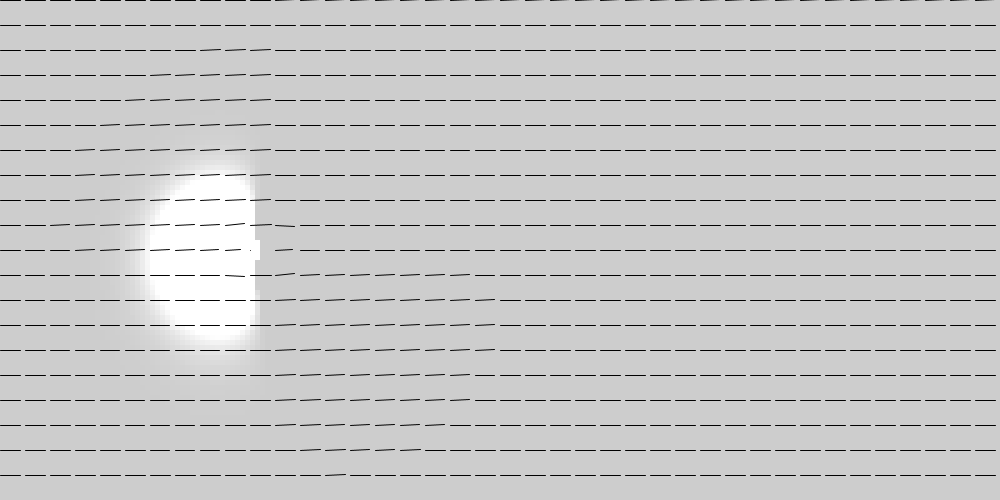
Frame 1 (no input)
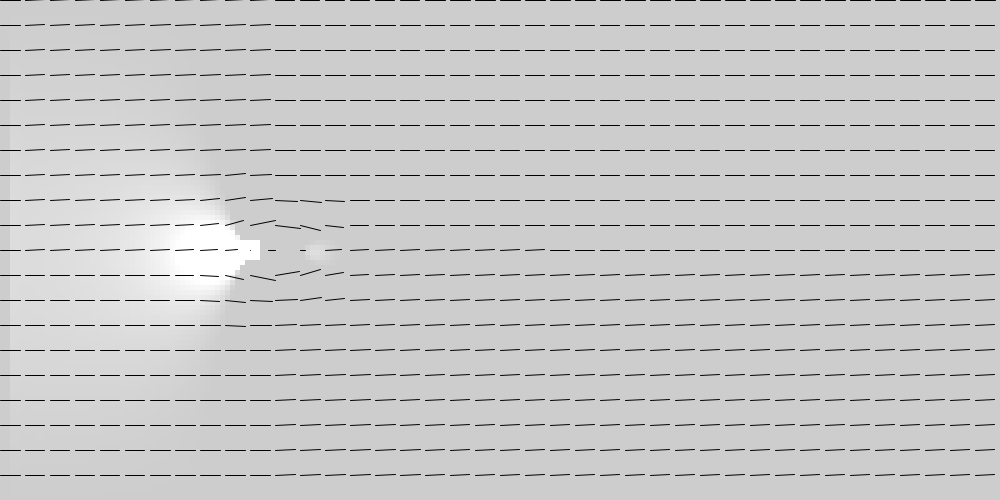
Frame 60 (the mouse pressed at the canvas centre just before this capture)
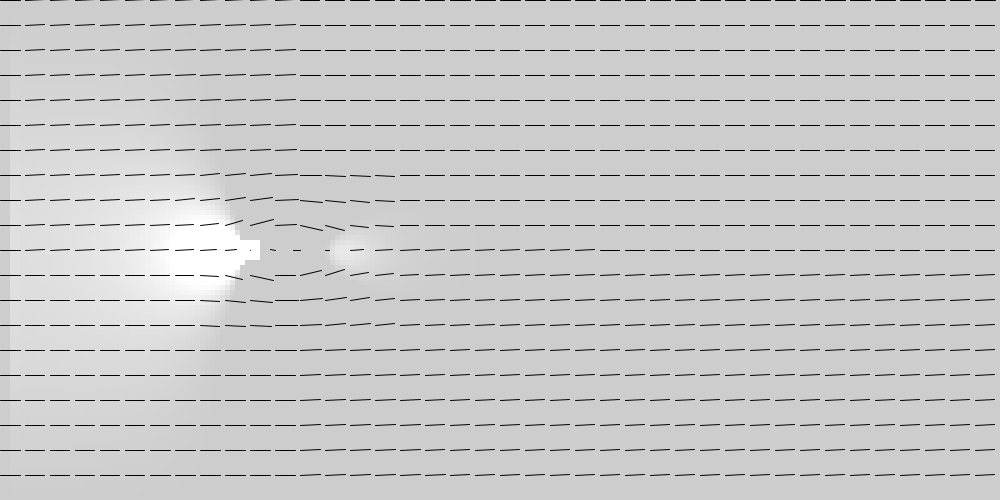
Frame 120 (the mouse held since frame 60 and released just before this capture)

The Processing sketch that drew these frames (run headless with seeded random() and noise(); from frame 60 on, the mouse is pressed at the canvas centre):

// Processing sketch: Karman_Vortex_1_0_2_Vector_Visualize
// ── Karman_Vortex_1_0_2_Vector_Visualize.pde
float pSize = 5;
int iter = 1;
Karman karman;

void setup(){
  size(1000, 500);
  colorMode(HSB, 360, 100, 100);
  karman = new Karman();
  karman.boundaryConditionP();
  karman.boundaryConditionUV();
  noStroke();
}

void draw(){
  background(360);
  for(int i = 0; i < iter; i++){
    karman.poissonEquation();
    karman.velocityEquation();
    karman.boundaryConditionUV();
  }
  karman.show();
}
// ── Karman.pde
//based on this site https://github.com/eduidl/karman-vortex

class Karman{
  float Re = 70.0;//reynolds number
  float cfl = 0.2;//cfl number
  
  //sor parameters
  float omegap = 1.0;
  int maxitp = 100;
  float errorp = 0.0001;
  
  //int bi1 = 96, bi2 = 106, bj1 = 96, bj2 = 106;//box corner
  int bi1, bi2, bj1, bj2;
  
  //set delta
  float dx, dy, dt;
  
  int nx, ny;
  float[][] p_;
  float[][] u_;
  float[][] v_;

  Karman(){
    nx = int(width/pSize);
    ny = int(height/pSize);
    bi1 = nx/4 - ny/50;
    bi2 = nx/4 + ny/50;
    bj1 = ny/2 - ny/50;
    bj2 = ny/2 + ny/50;
    dx = 1.0/(bi2 - bi1);
    dy = 1.0/(bj2 - bj1);
    dt = cfl*min(dx, dy);
    p_ = new float[nx + 2][ny + 2];
    u_ = new float[nx + 2][ny + 2];
    v_ = new float[nx + 2][ny + 2];
    for(int i = 0; i < nx + 2; i++){
      for(int j = 0; j < ny + 2; j++){
        u_[i][j] = 1;
      }
    }
  }
  
  boolean withInSquare(int x, int y){
    return bi1 < x && x < bi2 && bj1 < y && y < bj2;
  }
  
  void boundaryConditionP(){
    //top bottom
    for(int j = 1; j <= ny; j++){
      p_[1][j] = 0.0;
      p_[nx][j] = 0.0;
    }
    
    //right left
    for(int i = 1; i <= nx; i++){
      p_[i][1] = 0.0;
      p_[i][ny] = 0.0;
    }
    
    //box corner
    p_[bi1][bj1] = p_[bi1-1][bj1-1];
    p_[bi1][bj2] = p_[bi1-1][bj2+1];
    p_[bi2][bj1] = p_[bi2+1][bj1-1];
    p_[bi2][bj2] = p_[bi2+1][bj2+1];
    
    //box top bottom
    for(int j = bj1+1; j < bj2; j++){
      p_[bi1][j] = p_[bi1-1][j];
      p_[bi2][j] = p_[bi2+1][j];
    }
    
    //box left right
    for(int i = bi1+1; i < bi2; i++){
      p_[i][bj1] = p_[i][bj1-1];
      p_[i][bj2] = p_[i][bj2+1];
    }
  }
  
  void boundaryConditionUV(){
    //top bottom
    for(int j = 1; j <= ny; j++){
      u_[1][j] = 1.0;
      u_[0][j] = 1.0;
      
      v_[1][j] = 0.0;
      v_[0][j] = 0.0;
      
      u_[nx][j] = 2.0*u_[nx - 1][j] - u_[nx - 2][j];
      u_[nx + 1][j] = 2.0*u_[nx][j] - u_[nx - 1][j];
      
      v_[nx][j] = 2.0*v_[nx - 1][j] - v_[nx - 2][j];
      v_[nx + 1][j] = 2.0*v_[nx][j] - v_[nx - 1][j];
    }
    
    //left right
    for(int i = 1; i <= nx; i++){
      u_[i][1] = 2.0*u_[i][2] - u_[i][3];
      u_[i][0] = 2.0*u_[i][1] - u_[i][2];
      
      v_[i][1] = 2.0*v_[i][2] - v_[i][3];
      v_[i][0] = 2.0*v_[i][1] - v_[i][2];
      
      u_[i][ny] = 2.0*u_[i][ny - 1] - u_[i][ny - 2];
      u_[i][ny + 1] = 2.0*u_[i][ny] - u_[i][ny - 1];
      
      v_[i][ny] = 2.0*v_[i][ny - 1] - v_[i][ny - 2];
      v_[i][ny + 1] = 2.0*v_[i][ny] - v_[i][ny - 1];
    }
    
    //in the box
    for(int i = bi1; i <= bi2; i++){
      for(int j = bj1; j <= bj2; j++){
        u_[i][j] = 0.0;
        v_[i][j] = 0.0;
      }
    }
  }
  
  void poissonEquation(){
    float[][] rhs = new float[nx + 2][ny + 2];
    for(int i = 2; i < nx; i++){
      for(int j = 2; j < ny; j++){
        if(withInSquare(i, j)) continue;
        
        float ux = (u_[i + 1][j] - u_[i - 1][j])/(2.0*dx);
        float uy = (u_[i][j + 1] - u_[i][j - 1])/(2.0*dy);
        float vx = (v_[i + 1][j] - v_[i - 1][j])/(2.0*dx);
        float vy = (v_[i][j + 1] - v_[i][j - 1])/(2.0*dy);
        rhs[i][j] = (ux + vy)/dt - (ux*ux + 2.0*uy*vx + vy*vy);
      }
    }
    
    for(int iter = 1; iter <= maxitp; iter++){
      float res = 0.0;
      for(int i = 2; i < nx; i++){
        for(int j = 2; j < ny; j++){
          if(withInSquare(i, j)) continue;
          
          float dp = ((p_[i + 1][j] + p_[i - 1][j])/(dx*dx) + 
                      (p_[i][j + 1] + p_[i][j - 1])/(dy*dy) - rhs[i][j])/
                      (2.0/(dx*dx) + 2.0/(dy*dy)) - p_[i][j];
          res += dp * dp;
          p_[i][j] += omegap * dp;
        }
      }
      boundaryConditionP();
      res = sqrt(res/(nx*ny));
      if(res < errorp) break;
    }
  }
  
  float KKSchemeX(float u, float[][] f, int i, int j){
    return (u*(-f[i + 2][j] + 8.0*(f[i + 1][j] - f[i - 1][j]) + f[i - 2][j])/(12.0*dx)
          + abs(u)*(f[i + 2][j] - 4.0*(f[i + 1][j] + f[i - 1][j]) + 6.0*f[i][j] + f[i - 2][j])/(4.0*dx));
  }
  
  float KKSchemeY(float v, float[][] f, int i, int j){
    return (v*(-f[i][j + 2] + 8.0*(f[i][j + 1] - f[i][j - 1]) + f[i][j - 2])/(12.0 * dy)
          + abs(v)*(f[i][j + 2] - 4.0*(f[i][j + 1] + f[i][j - 1]) + 6.0*f[i][j] + f[i][j - 2])/(4.0*dy));
  }
  
  void velocityEquation(){
    float[][] urhs = new float[nx + 2][ny + 2];
    float[][] vrhs = new float[nx + 2][ny + 2];
    
    for(int i = 2; i < nx; i++){
      for(int j = 2; j < ny; j++){
        if(withInSquare(i, j)) continue;
        
        urhs[i][j] = -(p_[i + 1][j] - p_[i - 1][j])/(2.0*dx) + 
                      (u_[i + 1][j] - 2.0*u_[i][j] + u_[i - 1][j])/(Re*dx*dx) +
                      (u_[i][j + 1] - 2.0*u_[i][j] + u_[i][j - 1])/(Re*dy*dy) - 
                      KKSchemeX(u_[i][j], u_, i, j) - KKSchemeY(v_[i][j], u_, i, j);
                      
        vrhs[i][j] = -(p_[i][j + 1] - p_[i][j - 1])/(2.0*dy) + 
                      (v_[i + 1][j] - 2.0*v_[i][j] + v_[i - 1][j])/(Re*dx*dx) + 
                      (v_[i][j + 1] - 2.0*v_[i][j] + v_[i][j - 1])/(Re*dy*dy) - 
                      KKSchemeX(u_[i][j], v_, i, j) - KKSchemeY(v_[i][j], v_, i, j);
      }
    }
    
    for(int i = 2; i < nx; i++){
      for(int j = 2; j < ny; j++){
        if(withInSquare(i, j)) continue;
        
        u_[i][j] += dt*urhs[i][j];
        v_[i][j] += dt*vrhs[i][j];
      }
    }
  }
  
  void show(){
    noStroke();
    for(int i = 0; i < nx; i++){
      for(int j = 0; j < ny; j++){
        fill(p_[i][j]*3600, 50);
        rect(i*pSize, j*pSize, pSize, pSize);
      }
    }
    fill(360);
    rect(bi1*pSize, bj1*pSize, (bi2-bi1)*pSize, (bj2-bj1)*pSize);
    stroke(0);
    for(int i = 0; i < nx; i+=5){
      for(int j = 0; j < ny; j+=5){
        line(i*pSize, j*pSize, i*pSize+u_[i][j]*20, j*pSize+v_[i][j]*20);
      }
    }
  }
}
